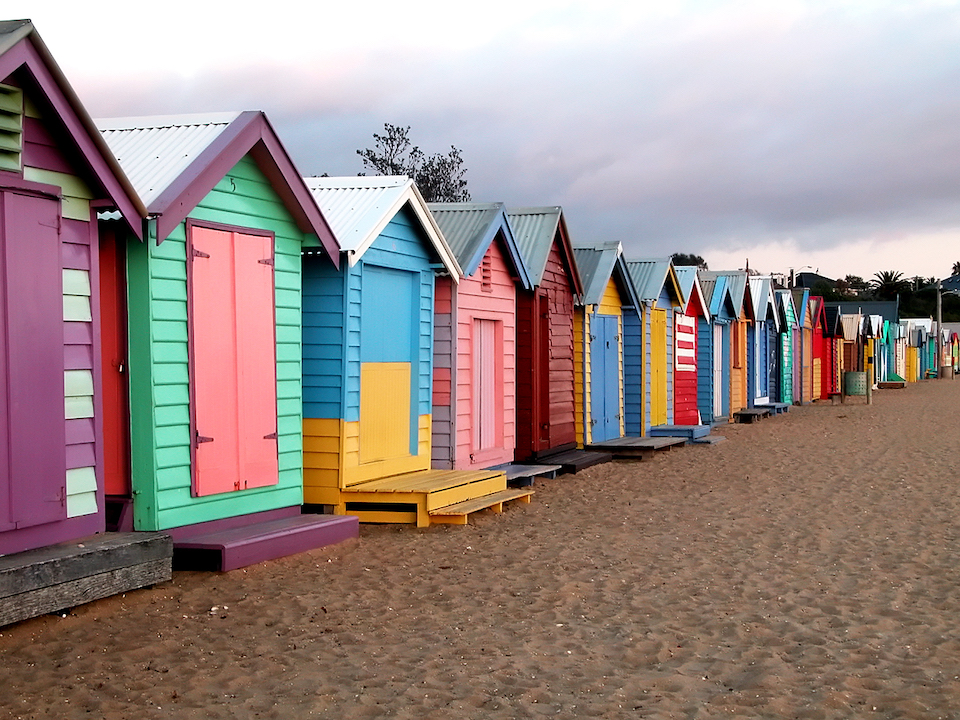
#> input picture img/001.jpg, 960 x 720 px, found by its file name
$ python imgtiles_rgb.py
#> lines starting #> are read from the running program, lines starting #| are printed output that depends on the picture
### color_features_tiles.py
# color_features_tiles.py - color features tiled data from images
# ImageDB2 - Tools for analysis, indexing, search, and creative use of image data

"""
ColorFeaturesTiles
Part of ImageDB2 - Tools for analysis, indexing, search, and creative use of image data

Overview
========
Pyramid down-sampling + color-feature analysis.
Saves downsampled data to NAME.COLORSPACE.TILE{SIZE}.OLAP{SIZE} data files mem-mapped to np arrays.
Also retrieves and displays tiled image data.

"""

import sys
import os
import os.path as path
import re
import math
import cv2 as cv
import numpy as np
import matplotlib.pyplot as plt

NUM_HISTO_BINS = 16
NUM_ID_BINS = 5 # id, x, y, tilew, tileh

class ColorFeaturesTiles:
    """
    """

    def __init__(self, **params):
        self.initialize(params)

    def initialize(self, params=None):
        self._check_cf_params(params)
        self._post_check_cf_params()

    def _check_cf_params(self, params=None):
        """
        Simple mechanism to read in default parameters while substituting custom parameters.
        """
        self.params = params if params is not None else {}
        dcfp = self.default_cf_params()
        for k in dcfp.keys():
            self.params[k] = self.params.get(k, dcfp[k])
        return self.params

    def _post_check_cf_params(self):
        """
        Checking values for correctness/files for existence/etc and changing to defaults if incorrect.
        """
        self.params['imgid'] = self._extract_integer_from_img_filename(self.params['media_file_path'])
        if self.params['color_space'] != 'rgb':
            self.params['color_space'] = 'lab'

    @staticmethod
    def default_cf_params():
        params = {
            'verbose': False,			                       # useful for debugging
            'media_file_path': os.path.abspath('img/000.jpg'), # let's say this is the default
            'tileh': 24,
            'tilew': 36,
            'color_space': 'lab', 		                       # 'lab' or 'rgb'
        }                                                      # 'lab' is default!
        return params

    def _extract_integer_from_img_filename(self, imgpath: str):
        """
        we are assuming the image fits the pattern NNNN.jpg or .png where there can be any amount of zero padding
        """
        img_idnum = -1
        m = re.search(r'(\d+).[jpg|png]', path.basename(imgpath))
        if m is not None:
            img_idnum = m.group(1)
        return img_idnum

    def _sample_and_analyze(self, channel=0):
        """
        Reads and image, performs a series of samplings, feature extraction, writes each to disk
        """
#> called with channel = 0
        ap = self.params
        tilew,tileh = ap['tilew'],ap['tileh']
        imgpath = ap['media_file_path']
        print('Sample + analyze: ' + imgpath +
              ' (' + str(tilew) + ', ' + str(tileh) + ')')

        img = cv.imread(imgpath)
#> img is the input picture: shape (720, 960, 3); mean B, G, R 134.7, 138.4, 154.4

        imgw = img.shape[1]
#> imgw = 960
        imgh = img.shape[0]
#> imgh = 720
        tilesh = int(math.floor(imgh / tileh))
#> tilesh = 30
        tilesw = int(math.floor(imgw / tilew))
#> tilesw = 26
        aspect = imgw / imgh
#> aspect = 1.33

        # convert color space once
        if ap['color_space'] == 'rgb':
            img = cv.cvtColor(img, cv.COLOR_RGB2RGB)
        # elif ap['color_space'] == 'gray':
        #     img = cv.cvtColor(img, cv.COLOR_RGB2Grayscale)
        else:
            img = cv.cvtColor(img, cv.COLOR_RGB2Lab)
#> img: shape (720, 960, 3); mean of channels 0, 1, 2 146.1, 132.3, 119

        mask = np.zeros(img.shape[:2], np.uint8)

        all_histograms = np.array([], dtype=np.float32)
        all_histograms.shape = (0, 1)

        # iterate over rows and cols of grid (dependent on
        # tile size)
        lastx, lasty = 0,0
        for y in range(tilesh):
            for x in range(tilesw):

                # this is skipped only on the very first iteration,
                # runs on every remaining tile/iteration
                # if x and y have advanced and as they continue to advance,
                # lastx and lasty will trail and zero out mask rectangles
                if ((lastx,lasty) != (x,y)):
                    mask[(tilew * lastx):(tilew * (lastx + 1)),
                     (tileh * lasty):(tileh * (lasty + 1))] = 0
                lastx = x
                lasty = y
                # open the mask rect area only
                mask[(tilew * x):(tilew * (x + 1)),
                     (tileh * y):(tileh * (y + 1))] = 255

                hist_masked = cv.calcHist(
                    [img],
                    [channel],
                    mask,
                    [NUM_HISTO_BINS],
                    [0, 256])
                hist_masked.shape = (NUM_HISTO_BINS, 1)
                hist_masked_normed = hist_masked[:]

                hist_masked = cv.normalize(
                    hist_masked,
                    hist_masked,
                    norm_type=cv.NORM_L2)

                # This is the index "appendage" to the hisogram
                # each has a unique id assigned
                # Together (16 + 5 values) they constitute a row
                # a row in the output is a single color channel's histogram
                # over a tile within the image (16 bins, 256 range, bin size 16)
                id_info = np.array(
                    [ap['imgid'], x, y, tilew, tileh], dtype='float32')
                id_info.shape = (NUM_ID_BINS, 1)
                row = np.r_[hist_masked, id_info]
                all_histograms = np.r_[all_histograms, row]
#> mask: shape (720, 960); every value is 0

        all_histograms.shape = (int(all_histograms.shape[0] / (NUM_HISTO_BINS + NUM_ID_BINS)), (NUM_HISTO_BINS + NUM_ID_BINS))

        return all_histograms

    # [25 lines of commented-out code are left out]

### docs/imgtiles_rgb.py
import color_features_tiles as cft
import matplotlib.pyplot as plt
import numpy as np
# We could have taken the defaults, too
mycft = cft.ColorFeaturesTiles(**{'media_file_path': "/Users/kfl/dev/git/imagedb2/img/001.jpg", 'tile_divs': (2 ** 4)})

# All three channels
d0 = mycft._sample_and_analyze(0)
d1 = mycft._sample_and_analyze(1)
d2 = mycft._sample_and_analyze(2)

d_all = np.concatenate([d0[:,:16].T, d1[:,:16].T, d2[:,:16].T])

# This will plot the first 1600 frames analyzed within an imagedatetime A combination of a date and a time. It's a rough sketch of the data.

a1 = plt.subplot2grid((4,4),(0,0),colspan=4)
a2 = plt.subplot2grid((4,4),(1,0),colspan=4)
a3 = plt.subplot2grid((4,4),(2,0),colspan=4)
a4 = plt.subplot2grid((4,4),(3,0),colspan=4)
a1.imshow(d_all[:48,:400], cmap='hot', interpolation='nearest')
a2.imshow(d_all[:48,400:800], cmap='hot', interpolation='nearest')
a3.imshow(d_all[:48,800:1200], cmap='hot', interpolation='nearest')
a4.imshow(d_all[:48,1200:1600], cmap='hot', interpolation='nearest')
plt.show()
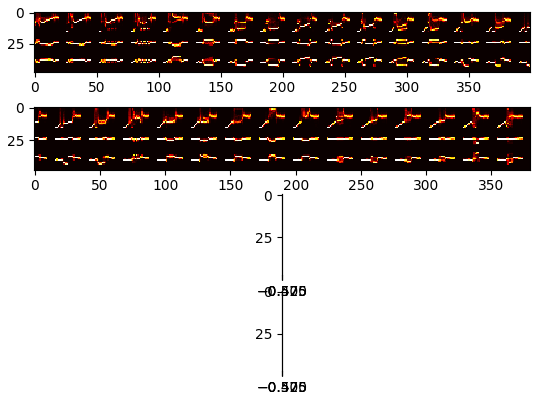
#> figure drawn by matplotlib, 4 panels

$ run again, with img/002.jpg copied over img/001.jpg
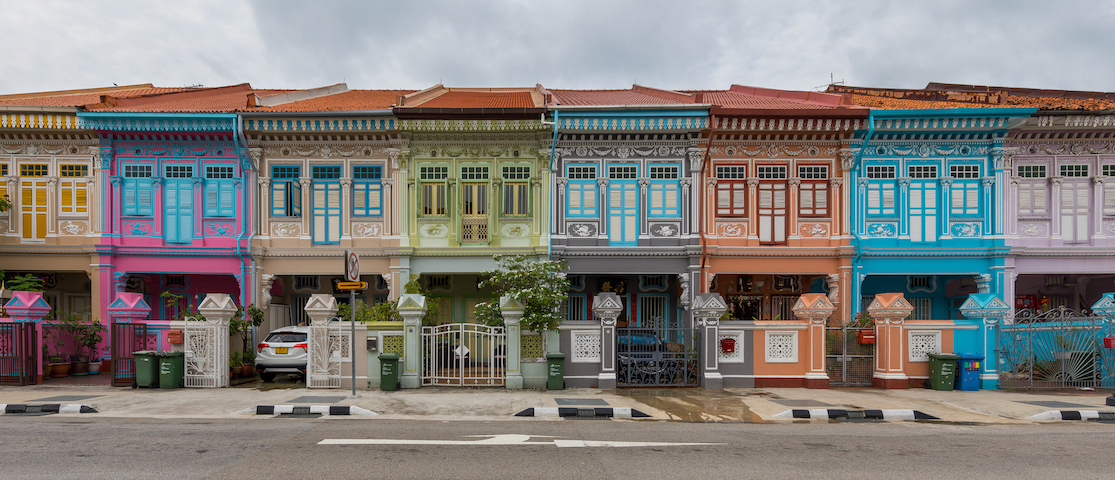
#> input picture img/002.jpg, 1115 x 480 px, found by its file name
#> in _sample_and_analyze, img is the input picture: shape (480, 1115, 3); mean B, G, R 122.4, 126.5, 129.5
#> img: shape (480, 1115, 3); mean of channels 0, 1, 2 133.1, 128.9, 125.4
#> `plt.show()`:
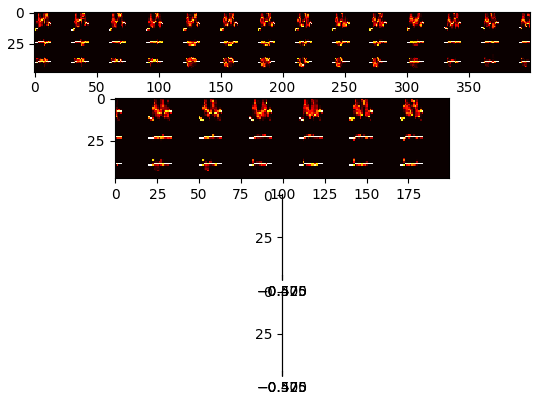
#> figure drawn by matplotlib, 4 panels

$ run again, with img/004.jpg copied over img/001.jpg
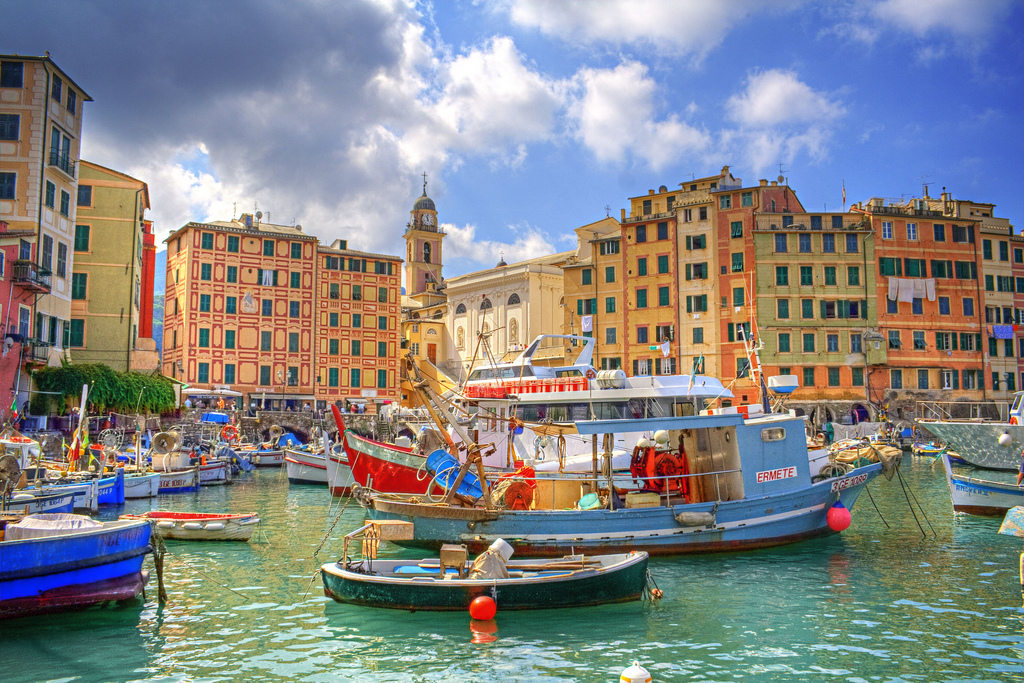
#> input picture img/004.jpg, 1024 x 683 px, found by its file name
#> in _sample_and_analyze, img is the input picture: shape (683, 1024, 3); mean B, G, R 134.4, 133.3, 131.9
#> img: shape (683, 1024, 3); mean of channels 0, 1, 2 142.9, 131.1, 130
#> `plt.show()`:
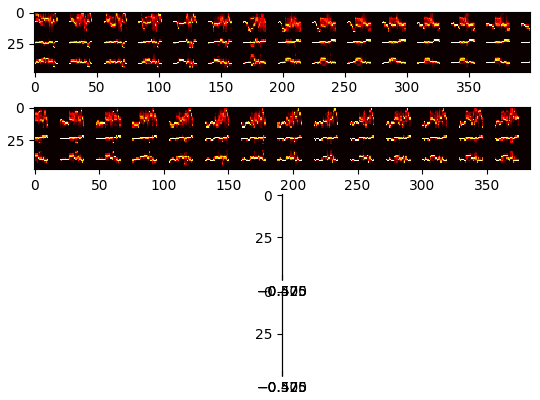
#> figure drawn by matplotlib, 4 panels
